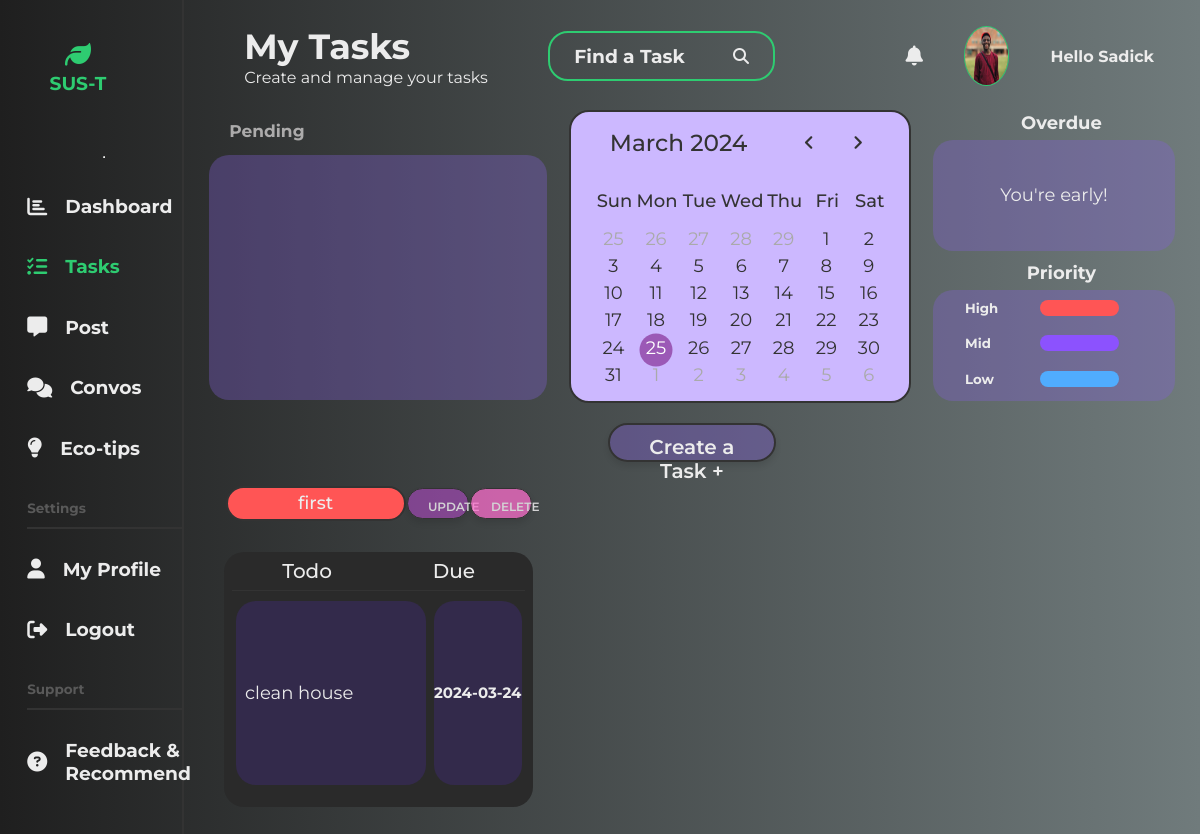
/tasks (signed in), run on an earlier commit of the app's database.
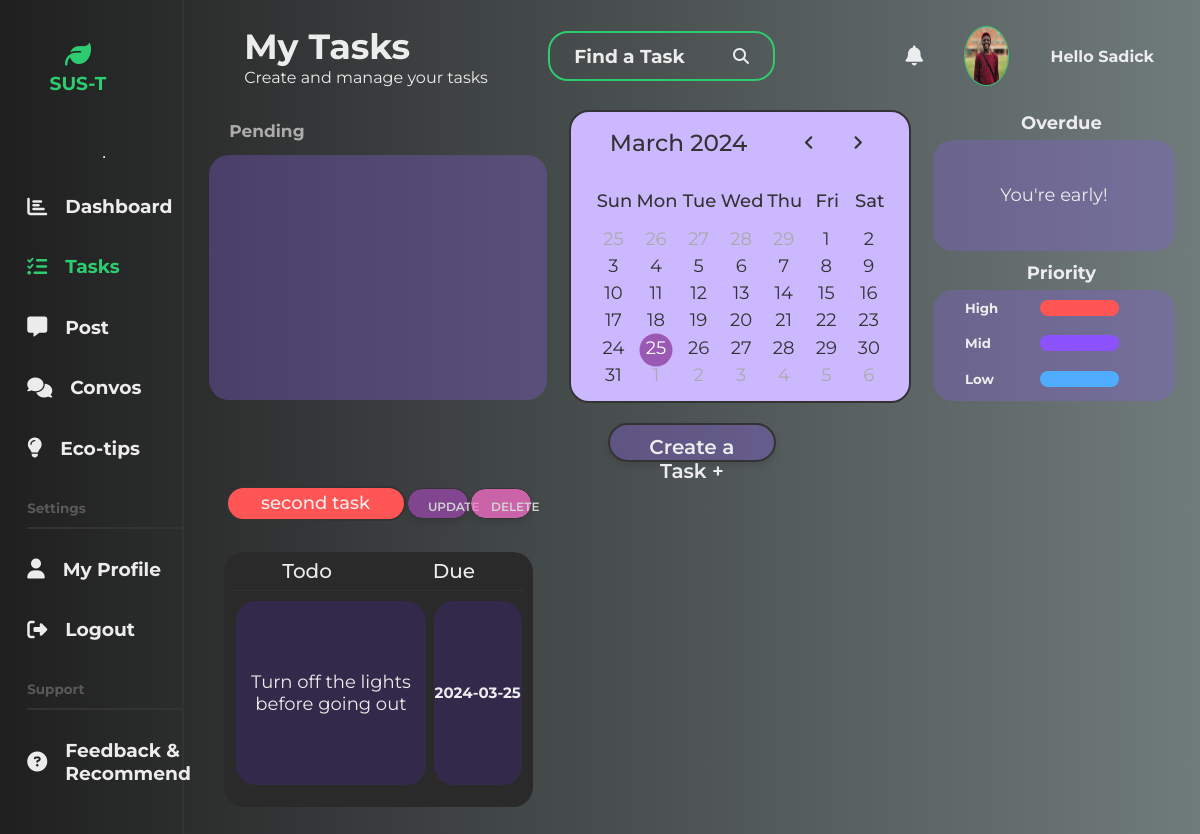
And on a later commit of the database.
### flaskapp/models.py (models this page shows, shortened)
class Task(db.Model):
    id = db.Column(db.Integer, primary_key=True)
    title = db.Column(db.String(30), nullable=False, default='Task')
    date_created = db.Column(
        db.DateTime, nullable=False, default=datetime.utcnow)
    priority = db.Column(db.String(30), nullable=False, default='Mid')
    todo = db.Column(db.Text, nullable=False)
    date_due = db.Column(db.String(20), nullable=False, default='No due date')
    user_id = db.Column(db.Integer, db.ForeignKey('user.id'), nullable=False)

### flaskapp/routes.py (the view, shortened to what this page needs)
@app.route("/tasks", methods=['GET', 'POST'])
@login_required
def tasks():
    image_file = url_for('static', filename='images/' +
                         current_user.image_file)
    my_tasks = Task.query.filter_by(user_id=current_user.id).all()
    form = TaskForm()
    return render_template('tasks.html', my_tasks=my_tasks, form=form, image_file=image_file, active_page='tasks')

### flaskapp/models.py (called while the page is built)
@login_manager.user_loader
def load_user(user_id):
    return User.query.get(int(user_id))

### flaskapp/Templates/tasks.html (shortened to what this page needs)
{% extends "layout.html" %}  {% block mainheader %}
<section class="tasks">
  <div class="tasks-header">
    <div class="title-search">
      <div class="tasks-title">
        <h2>My Tasks</h2>
        <p>Create and manage your tasks</p>
      </div>
      <div class="search-bar">
        <h3>Find a Task</h3>
        <i class="fa-solid fa-magnifying-glass"></i>
      </div>
    </div>
    <div class="profile-pic">
      <i class="fa-solid fa-bell"></i>
      <img src="{{ image_file }}" alt="profile picture" />
      <h4>Hello {{ current_user.username }}</h4>
    </div>
  </div>
  <div class="tasks-body">
    <div class="tasks-top">
      <div class="pending">
        <h2>Pending</h2>
        <div class="pendragon"></div>
      </div>
      <div class="calendar-1">
        <header>
        <p class="current-date"></p>
        <div class="icons">
          <span id="prev" class="material-symbols-rounded">chevron_left</span>
          <span id="next" class="material-symbols-rounded">chevron_right</span>
        </div>
      </header>
      <div class="calendar">
        <ul class="weeks">
          <li>Sun</li>
          <li>Mon</li>
          <li>Tue</li>
          <li>Wed</li>
          <li>Thu</li>
          <li>Fri</li>
          <li>Sat</li>
        </ul>
        <ul class="days"></ul>
      </div>
      </div>
      <div class="priority-overdue">
        <div class="overdue">
          <h2>Overdue</h2>
          <div class="late">
            <p>You're early!</p>
          </div>
        </div>
        <div class="priority">
          <h2>Priority</h2>
          <div class="color-code">
            <div class="code">
              <h5>High</h5>
              <div class="purple1"></div>
            </div>
            <div class="code">
              <h5>Mid</h5>
              <div class="purple2"></div>
            </div>
            <div class="code">
              <h5>Low</h5>
              <div class="purple3"></div>
            </div>
          </div>
        </div>
      </div>
    </div>
    <div class="tasks-bottom">
      <div class="create-task">
        <button onclick="openForm()">Create a Task +</button>
      </div>
      <div class="tasks-list">
        {% for task in my_tasks %}
        <div class="one-task">
          <div class="title-update">
            <div class="task-title-{{ task.priority }}">{{ task.title }}</div>
            <a href="{{ url_for('update_task', task_id=task.id) }}">
              <button>UPDATE</button>
            </a>
            <button class="delete" type="button" onclick="openModal()">DELETE</button>
          </div>
          <div class="desc-due-comp">
            <div class="table-head">
              <h2>Todo</h2>
              <h2>Due</h2>
            </div>
            <div class="smallest">
              <div class="todd"><p>{{ task.todo }}</p></div>
              <div class="dodd"><h4>{{ task.date_due }}</h4></div>
            </div>
          </div>
        </div>
        {% endfor %}
      </div>
    </div>
  </div>
</section>
{% endblock mainheader %}

What changed in the data, as far as the page shows it:
removed Task: title "first", todo "clean house", date_due "2024-03-24"
added Task: title "second task", todo "Turn off the lights before going out", date_due "2024-03-25"
